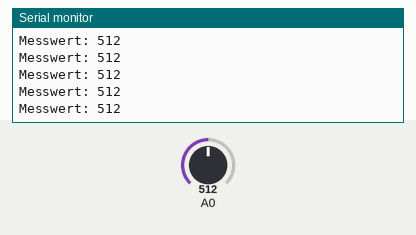
This sketch was run on a simulated Arduino Uno, built with avr-gcc and run on an emulated ATmega328P. On the bench: the last lines printed to the serial monitor. The inputs (shaded band) are chosen by the test bench; at power-on: A0 = 512.

Above: at 1.2 s.
1.3 s: A0 set to 716
At 1.31 s:
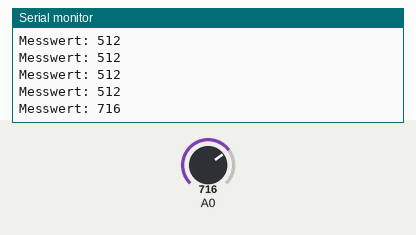
2.8 s: A0 set to 900
At 2.82 s:
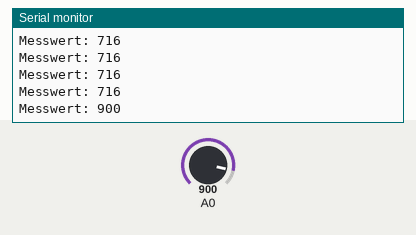
Timing chart, 0 to 5.8 s (numbered marks = the images above; inputs shaded):
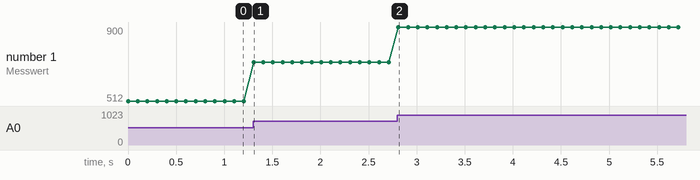

The sketch:

4.17.ino
```cpp
int messwert=0;

void setup() {
    Serial.begin(9600);
}

void loop(){
    messwert = analogRead(A0);
    Serial.print("Messwert: ");
    Serial.println(messwert);
    delay(100);
}
```

Measured:
- after the input at 1.3 s, the serial monitor: prints a new line at once (image 1)
- after the input at 2.8 s, the serial monitor: prints a new line at once (image 2)
- plotted number 1: 512 → 716 after the input at 1.3 s, 716 → 900 after the input at 2.8 s
